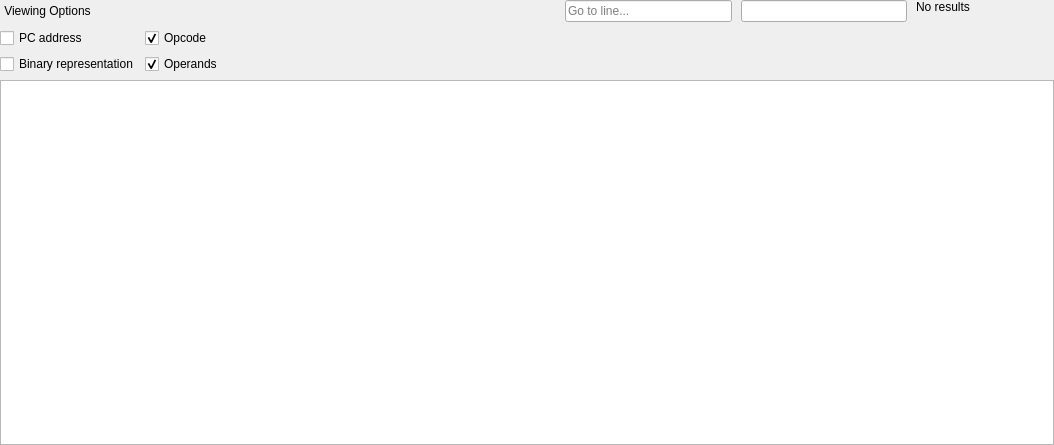
<?xml version="1.0" encoding="UTF-8"?>
<ui version="4.0">
 <class>SharedIsaWidget</class>
 <widget class="QWidget" name="SharedIsaWidget">
  <property name="geometry">
   <rect>
    <x>0</x>
    <y>0</y>
    <width>1054</width>
    <height>445</height>
   </rect>
  </property>
  <property name="windowTitle">
   <string>Form</string>
  </property>
  <layout class="QVBoxLayout" name="verticalLayout" stretch="0,1">
   <property name="spacing">
    <number>6</number>
   </property>
   <property name="leftMargin">
    <number>0</number>
   </property>
   <property name="topMargin">
    <number>0</number>
   </property>
   <property name="rightMargin">
    <number>0</number>
   </property>
   <property name="bottomMargin">
    <number>0</number>
   </property>
   <item>
    <layout class="QHBoxLayout" name="controls_layout_" stretch="0,2,1,1,0,0">
     <property name="spacing">
      <number>9</number>
     </property>
     <property name="leftMargin">
      <number>0</number>
     </property>
     <property name="topMargin">
      <number>0</number>
     </property>
     <property name="rightMargin">
      <number>0</number>
     </property>
     <property name="bottomMargin">
      <number>0</number>
     </property>
     <item alignment="Qt::AlignTop">
      <widget class="QWidget" name="viewing_options_widget_" native="true">
       <property name="sizePolicy">
        <sizepolicy hsizetype="Fixed" vsizetype="Fixed">
         <horstretch>0</horstretch>
         <verstretch>0</verstretch>
        </sizepolicy>
       </property>
       <layout class="QVBoxLayout" name="viewing_options_widget_layout_">
        <property name="spacing">
         <number>6</number>
        </property>
        <property name="leftMargin">
         <number>0</number>
        </property>
        <property name="topMargin">
         <number>0</number>
        </property>
        <property name="rightMargin">
         <number>0</number>
        </property>
        <property name="bottomMargin">
         <number>0</number>
        </property>
        <item alignment="Qt::AlignTop">
         <widget class="ArrowIconComboBox" name="viewing_options_combo_">
          <property name="sizePolicy">
           <sizepolicy hsizetype="Fixed" vsizetype="Fixed">
            <horstretch>0</horstretch>
            <verstretch>0</verstretch>
           </sizepolicy>
          </property>
          <property name="text">
           <string>Viewing Options</string>
          </property>
          <property name="icon">
           <iconset>
            <normaloff>:/Resources/assets/PullDownOff_Gray.svg</normaloff>:/Resources/assets/PullDownOff_Gray.svg</iconset>
          </property>
          <property name="flat">
           <bool>true</bool>
          </property>
         </widget>
        </item>
        <item>
         <widget class="QWidget" name="viewing_options_checkboxes_widget_" native="true">
          <layout class="QGridLayout" name="viewing_options_checkboxes_layout_">
           <property name="leftMargin">
            <number>0</number>
           </property>
           <property name="topMargin">
            <number>0</number>
           </property>
           <property name="rightMargin">
            <number>0</number>
           </property>
           <property name="bottomMargin">
            <number>0</number>
           </property>
           <item row="1" column="1">
            <widget class="ScaledCheckBox" name="opcode_">
             <property name="sizePolicy">
              <sizepolicy hsizetype="Fixed" vsizetype="Fixed">
               <horstretch>0</horstretch>
               <verstretch>0</verstretch>
              </sizepolicy>
             </property>
             <property name="text">
              <string>Opcode</string>
             </property>
             <property name="checked">
              <bool>true</bool>
             </property>
            </widget>
           </item>
           <item row="2" column="1">
            <widget class="ScaledCheckBox" name="operands_">
             <property name="sizePolicy">
              <sizepolicy hsizetype="Fixed" vsizetype="Fixed">
               <horstretch>0</horstretch>
               <verstretch>0</verstretch>
              </sizepolicy>
             </property>
             <property name="text">
              <string>Operands</string>
             </property>
             <property name="checked">
              <bool>true</bool>
             </property>
            </widget>
           </item>
           <item row="2" column="0">
            <widget class="ScaledCheckBox" name="binary_representation_">
             <property name="sizePolicy">
              <sizepolicy hsizetype="Fixed" vsizetype="Fixed">
               <horstretch>0</horstretch>
               <verstretch>0</verstretch>
              </sizepolicy>
             </property>
             <property name="text">
              <string>Binary representation</string>
             </property>
             <property name="checked">
              <bool>false</bool>
             </property>
            </widget>
           </item>
           <item row="1" column="0">
            <widget class="ScaledCheckBox" name="pc_address_">
             <property name="sizePolicy">
              <sizepolicy hsizetype="Fixed" vsizetype="Fixed">
               <horstretch>0</horstretch>
               <verstretch>0</verstretch>
              </sizepolicy>
             </property>
             <property name="text">
              <string>PC address</string>
             </property>
             <property name="checked">
              <bool>false</bool>
             </property>
            </widget>
           </item>
          </layout>
         </widget>
        </item>
       </layout>
      </widget>
     </item>
     <item>
      <spacer name="horizontalSpacer">
       <property name="orientation">
        <enum>Qt::Horizontal</enum>
       </property>
       <property name="sizeHint" stdset="0">
        <size>
         <width>40</width>
         <height>20</height>
        </size>
       </property>
      </spacer>
     </item>
     <item alignment="Qt::AlignTop">
      <widget class="ScaledLineEdit" name="go_to_line_">
       <property name="placeholderText">
        <string>Go to line...</string>
       </property>
      </widget>
     </item>
     <item alignment="Qt::AlignTop">
      <widget class="TextSearchWidget" name="search_">
       <property name="minimumSize">
        <size>
         <width>0</width>
         <height>0</height>
        </size>
       </property>
      </widget>
     </item>
     <item alignment="Qt::AlignTop">
      <widget class="ScaledLabel" name="search_results_">
       <property name="sizePolicy">
        <sizepolicy hsizetype="Fixed" vsizetype="Fixed">
         <horstretch>0</horstretch>
         <verstretch>0</verstretch>
        </sizepolicy>
       </property>
       <property name="text">
        <string>No results</string>
       </property>
      </widget>
     </item>
     <item alignment="Qt::AlignTop">
      <widget class="SharedIsaBranchLabelNavigationWidget" name="branch_label_navigation_" native="true">
       <property name="minimumSize">
        <size>
         <width>75</width>
         <height>10</height>
        </size>
       </property>
       <property name="styleSheet">
        <string notr="true"/>
       </property>
      </widget>
     </item>
    </layout>
   </item>
   <item>
    <widget class="SharedIsaTreeView" name="isa_tree_view_">
     <property name="uniformRowHeights">
      <bool>true</bool>
     </property>
    </widget>
   </item>
  </layout>
 </widget>
 <customwidgets>
  <customwidget>
   <class>ScaledLabel</class>
   <extends>QLabel</extends>
   <header>qt_common/custom_widgets/scaled_label.h</header>
   <container>1</container>
  </customwidget>
  <customwidget>
   <class>ArrowIconComboBox</class>
   <extends>QPushButton</extends>
   <header>qt_common/custom_widgets/arrow_icon_combo_box.h</header>
  </customwidget>
  <customwidget>
   <class>TextSearchWidget</class>
   <extends>QLineEdit</extends>
   <header>qt_common/custom_widgets/text_search_widget.h</header>
  </customwidget>
  <customwidget>
   <class>ScaledCheckBox</class>
   <extends>QCheckBox</extends>
   <header>qt_common/custom_widgets/scaled_check_box.h</header>
  </customwidget>
  <customwidget>
   <class>SharedIsaTreeView</class>
   <extends>QTreeView</extends>
   <header>qt_common/custom_widgets/shared_isa_tree_view.h</header>
  </customwidget>
  <customwidget>
   <class>SharedIsaBranchLabelNavigationWidget</class>
   <extends>QWidget</extends>
   <header>qt_common/custom_widgets/shared_isa_branch_label_navigation_widget.h</header>
   <container>1</container>
  </customwidget>
  <customwidget>
   <class>ScaledLineEdit</class>
   <extends>QLineEdit</extends>
   <header>qt_common/custom_widgets/scaled_line_edit.h</header>
  </customwidget>
 </customwidgets>
 <resources>
  <include location="../../frontend/resources.qrc"/>
 </resources>
 <connections/>
</ui>
